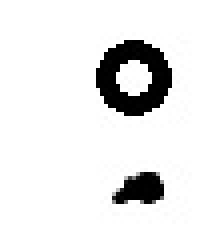
//> input picture cvtest/cvtest/rawdata/test/left_testframe.jpg, 50 x 60 px (shown 4 times larger)
$ ./panorama   (built with g++ and OpenCV 4)
//> lines starting //> are read from the running program, lines starting //| are printed output that depends on the picture
### cvtest/cvtest/Frame.h
#pragma once
#include "stdafx.h"

class Frame{

public:
	//constructor
	Frame::Frame();
	Frame::Frame(cv::Mat cimg, cv::Mat dimg, cv::Size window=cv::Size(61,30));

	void setColourImage(cv::Mat cimg);
	void setDepthImage(cv::Mat dimg);

	void storeColour(cv::Vec3b colour);
	void setLeftColour(cv::Vec3b colour);
	void setRightColour(cv::Vec3b colour);

	void storeDepthdev_window(cv::Rect window);
	void storeColourdev_window(cv::Rect window);
	void storeColourdev_window(std::vector<cv::Rect> window_x);
	void storeDepthdev_window(std::vector<cv::Rect> window_x);
	void storeDominantColour(cv::Vec3b colour);
	void storeLeftMarker(cv::Rect roi);
	void storeRightMarker(cv::Rect roi);

	std::vector<cv::Vec3b> getColours();
	std::vector<cv::Rect> getDepthDeviations();
	std::vector<cv::Rect> getColorDeviations();

	int getSequenceVal();
	int getWindowWidth();
	cv::Size getWindowSize();
	cv::Mat getColourImage();
	cv::Mat getDepthImage();
	cv::Rect getLeftMarker();
	cv::Rect getRightMarker();
	cv::Vec3b getDominantColour();
private:

public:
	cv::Mat colourimg;
	cv::Mat depthimg;
private:
	cv::Rect left_marker, right_marker;
	int sequence;
	cv::Size windowsize;
	cv::Vec3b leftcolour, rightcolour;
	cv::Vec3b dominant_colour;

	std::vector<cv::Vec3b> colours;
	std::vector<cv::Rect> depthdev_xs;
	std::vector<cv::Rect> colourdev_xs;

};

### cvtest/cvtest/ColorProcessor.h
#pragma once

#include "stdafx.h"
#include "opencv2/features2d/features2d.hpp";
#include "opencv2/nonfree/features2d.hpp";
#include "opencv2/nonfree/nonfree.hpp"
#include "opencv2/core/core.hpp"
#include "opencv2/highgui/highgui.hpp"
#include "opencv2/core/core.hpp"


class ColorProcessor{
//public functions
public:
	//constructor
	ColorProcessor::ColorProcessor();

	cv::Mat RGB2HSV(cv::Mat RGBsrc);

	cv::Mat findInterestPoints(cv::Mat src);
	cv::Mat getHueImage(cv::Mat rgbsrc);
	cv::Mat getValueImage(cv::Mat hsvsrc);
	cv::Mat getSaturationImage(cv::Mat hsvsrc);
	std::pair<cv::Rect,cv::Rect> getMarkers(cv::Mat marker, cv::Mat frame);

	cv::Mat getHistogram(cv::Mat src);
	cv::Mat getHueHistogram(cv::Mat Huesrc);
	cv::Mat DilateRegionFilling(cv::Mat img);

	cv::Mat displayDepthGraph(cv::Mat data);
	cv::Mat displayColor(cv::Vec3b colorval);

	std::vector<cv::Mat> findDx(cv::Mat src, cv::Mat graph, int window_width);
	std::vector<cv::Vec4i> HoughLines(cv::Mat src);

	void reduceColor64(cv::Mat& src, cv::Mat& dst);
	std::vector<cv::Vec3b> GetClassesColor(cv::Mat src, int k, int iteration);
	cv::Mat ColorClusteredImg(cv::Mat src, int k, int iteration);


//private functions
private:
	double ColorProcessor::calcStandardDeviation(cv::Mat src, int window_width, int startx);
	std::vector<cv::KeyPoint> getInterestPoints(cv::Mat src);
	cv::Rect MatchingKeypoints(cv::Mat img1, cv::Mat img2, std::vector<cv::KeyPoint> keypoints_1, std::vector<cv::KeyPoint> keypoints_2);
	cv::Rect getInterestObject(cv::Mat object, cv::Mat scene);

//public variables
public:

//private variables
private:

};

### cvtest/cvtest/depthPlaneDetector.h
#include "stdafx.h"
#include <cv.h>
#include <highgui.h>
#include <iostream>
#include <fstream>
#include <sstream>
#include <cmath>
#include <fstream>
#include <math.h>
#include <time.h>

#include <utility>
#include <iostream>

class depthPlaneDetector{
	//public functions
	public :
		//constructor
		depthPlaneDetector();
		depthPlaneDetector(cv::Mat* input, int w_ksize, int h_ksize);

		double calcStandardDeviation(cv::Mat* input, cv::Size ksize, int start, int starty);
		cv::Size getWindowsize();
		cv::Mat	getReferenceImage();
		float getStandardDeviation();
		void setWindowsize(cv::Size ksize);
		cv::Mat	searchDeviationDx(cv::Mat input);
		cv::Mat displayDepthGraph(cv::Mat data, int startx,int starty);

		void setFoundKeyPt(bool found);
		bool isKeyPtFound();

	//private functions
	private :

		void saveDepthFrame(const char* filename, cv::Mat* image, int framecount);

	//public variables
	public :
		int x,y;

	//private variables
	private :
		bool foundKeyPt;
		float mean;
		float std_dev;
		cv::Size windowsize;
		cv::Mat* image;
};

### cvtest/cvtest/ImgRegistration.h
#pragma once
#include "stdafx.h"
#include "depthPlaneDetector.h"

#include <pcl/sample_consensus/ransac.h>
#include <pcl/sample_consensus/sac_model_plane.h>
#include <pcl/common/common_headers.h>

class ImageRegistration{
	//public function
public :
	//constructor
	ImageRegistration::ImageRegistration();
	ImageRegistration::ImageRegistration(cv::Size winsize);

	void multipeakstitch(cv::Mat image1, cv::Mat image2);
	cv::Mat inverse_dft(cv::Mat* complex_src);
	std::vector<cv::Mat> dft(cv::Mat* img);
	cv::Mat stitch(cv::Mat img1, cv::Mat img2, int stitchx, int stitchy);
	double getCrossVal();
	double ImageRegistration::calcCrossVal(cv::Mat img1, cv::Mat img2, int offx, int offy, cv::Size window);

	std::pair<int,int> getColorOffset(cv::Mat img1, cv::Mat img2, int start_winx, int start_winy, cv::Size window_size);
	std::pair<int, int> convertOffset(cv::Size src, cv::Size targ, int offsetx, int offsety);
	std::pair<std::pair<int,int>,double> Norm_CrossCorr(cv::Mat L_src, cv::Mat R_src, int startx, int starty, cv::Size window);

	pcl::PointCloud<pcl::PointXYZ>::Ptr RANSAC(pcl::PointCloud<pcl::PointXYZ>::Ptr inputcloud);
	pcl::PointCloud<pcl::PointXYZ>::Ptr cvtMat2Cloud(cv::Mat* src);
	cv::Mat cvCloud2Mat(pcl::PointCloud<pcl::PointXYZ>::Ptr cloud);

	//private function
private :
	void reMap2(cv::Mat& src, cv::Mat& dst);
	void	saveDepthFrame(const char* filename, cv::Mat* image, int framecount);
	double	calcNCC(cv::Mat ref, cv::Mat target, int offsetx, int offsety, cv::Size window);


	//public variables
public :


	//private variables
private :
	const static int VGA_WIDTH = 640;
	const static int VGA_HEIGHT = 480;
	const static int QQVGA_WIDTH = 160;
	const static int QQVGA_HEIGHT = 120;
	double ncc_val;
	std::pair<int,int>	offset_coord;
	std::vector<cv::Mat> complex_img;
	cv::Mat mag_img;
	depthPlaneDetector planedetector;

};

### cvtest/cvtest/stdafx.h
// stdafx.h : include file for standard system include files,
// or project specific include files that are used frequently, but
// are changed infrequently
//

#pragma once

#include "targetver.h"

#include <stdio.h>
#include <tchar.h>


#include <cv.h>
#include <DepthSense.hxx>
#include <highgui.h>
#include <sstream>
#include <cmath>
#include <iostream>
#include <fstream>
#include <math.h>
#include <time.h>
#include <utility>
#include <iostream>

### cvtest/cvtest/panorama.cpp
// cvtest.cpp : Defines the entry point for the console application.
//

#include "stdafx.h"
#include <cv.h>
#include <highgui.h>
#include <opencv2\stitching\stitcher.hpp>
#include <sstream>
#include <cmath>
#include <iostream>
#include <fstream>
#include <math.h>
#include <time.h>

#include <utility>
#include <iostream>

std::vector<cv::Mat> testdft(cv::Mat* img);
void reMap2(cv::Mat& src, cv::Mat& dst);
cv::Mat inverse_dft(cv::Mat* complex_img);
cv::Mat stitch(cv::Mat img1, cv::Mat img2, int x, int y);
void multipeakstitch(cv::Mat img1, cv::Mat img2);
std::pair<std::pair<int,int>,float> Norm_CrossCorr(cv::Mat imgleft, cv::Mat imgright, double wcoverage, double hcoverage);

// [18 lines left out: function getHistogram, not called in this run]

/**
* calculates the normalized cross-correlation between the reference image and the target image.
* A single run of this function only produces one cross-correlation value for a single translation.
* Normalized cross correlation formula used is :
* Encc = (E[I0(xi) - ^I0][I1(xi+u) - ^I1])/(Sqrt(E[I0(xi) - ^I0]^2[I1(xi) - ^I1]^2))
*
* Excerpt taken from Computer Vision: Algorithms and Applications by Richard Szeliski
**/
float calcNCC(cv::Mat reference, cv::Mat target, int offx=0, int offy=0, double wcoverage=1.0, double hcoverage=1.0){
	//this assumes both images are of the same size, as the system uses the same sensor capturing time-series images
	//The offset of the target image from the reference image
	//the referencing image
	cv::Mat ref = reference;//I1
	//the target image
	cv::Mat targ = target;//I0
	if(ref.channels() != targ.channels()){
		std::cout << "two images have different number of channels!\n" << std::endl;
		return 0;
	}

	int startx = ref.cols - (ref.cols*wcoverage);
	int starty = ref.rows - (ref.rows*hcoverage);
	int offsetx = offx;
	int offsety = offy;

	float ref_val, targ_val;
	float corr_val, norm_corr_val1, norm_corr_val2, ref_nval, targ_nval;

	//tries and calculate the mean of the overlapping patch of image
	if(ref.channels() == 1){
		 //calculate mean of each images
		//mean for target image, the image that moves, mean of whole image
		for( int j = 0; j < ((targ.cols-offx-startx)); j++ ){
			for(int i = 0; i < (targ.rows-offy-starty); i++){
				targ_nval += (int) targ.at<uchar>(i,j);
			}
		}

		 //printf("targ_nval : %f, N is %f",targ_nval, (double) ((targ.cols-offx)*(targ.rows-offy)) );

		 //^I = sumof I0(x)/N
		 targ_nval /= ((targ.cols-offx-startx)*(targ.rows-offy-starty));

		//mean for reference image, the image that stay stationary, mean of the overlayyed image
		 for(int j = startx + offx; j < ref.cols; j++){
			 for(int i = starty + offy; i < ref.rows; i++){
				 //ref is the one only calculating the area of overlapping
				 ref_nval += (int) ref.at<uchar>(i,j);
			 }
		 }

		 ref_nval /= ((ref.cols-startx-offx)*(ref.rows-starty-offy));

	}


	 //calculate Ecc in that window with the given image mean
	 if(ref.channels() == 1){

		 for(int j = startx + offsety; j < ref.cols; j++){
			 for(int i = startx + offsetx; i < ref.rows; i++){
				corr_val += ((int) ref.at<uchar>(i,j) - ref_nval)*((int) targ.at<uchar>(i,j) - targ_nval);
				norm_corr_val1 += ( (double) ((int) ref.at<uchar>(i,j) - ref_nval) );
				norm_corr_val2 += ( (double) ((int) targ.at<uchar>(i,j) - targ_nval) );
			 }
		 }
	 }

	//printf("corr val : %f, norm_corr_val1 : %f, norm_corr_val2 : %f\n", corr_val, norm_corr_val1, norm_corr_val2);

	 float Ecc = corr_val / std::sqrt( std::pow(norm_corr_val1,2)*std::pow(norm_corr_val2, 2) );
	//printf("at offset_coord (%d,%d), Ecc : %f\n", offsetx, offsety, Ecc);
	if(Ecc > 1 || Ecc < -1){
		printf("Ecc %d\n", Ecc);
		cv::waitKey(0);
	}

	//return value should be in the range of [-1,1]
	return Ecc;
}

/**
*	Calculates normalized cross-correlation between two image with the given window coverage in percentage,
*	that is, the value must be between 0 to 100
*	Output is the highest cross-correlation value within the given window.
**/
std::pair<std::pair<int,int>,float> Norm_CrossCorr(cv::Mat imgleft, cv::Mat imgright, double wcoverage, double hcoverage){
	std::vector<float> corr_list = std::vector<float>();
	std::vector<std::pair<int,int>> coords = std::vector<std::pair<int,int>>();
	std::pair<int,int> coord = std::pair<int,int>();

	std::vector<std::pair<std::pair<int,int>,float>> result = std::vector<std::pair<std::pair<int,int>,float> >();
	//std::vector<std::pair<std::pair<int,int>,float>> peaks = std::vector<std::pair<std::pair<int,int>,float> >();
	float corr = 0;
	int finalx, finaly = 0;
	//calculate corr based on the percentage of coverage
	printf("wcoverage : %d, hcoverage : %d\n", (int) (((double) imgleft.cols)*wcoverage), (int) (((double) imgleft.rows)*hcoverage));
	int coverx = (int) imgleft.cols - (((double) imgleft.cols)*wcoverage);
	int covery = (int) imgleft.rows - (((double) imgleft.rows)*hcoverage);

	for(int offsety = covery; offsety < (imgleft.rows); offsety++){
		for(int offsetx = coverx; offsetx < (imgleft.cols); offsetx++){
			float corrval = calcNCC(imgleft, imgright, offsetx, offsety, wcoverage, hcoverage);
			if(corrval < -1 || corrval > 1){

				printf("coorval : %f, offsetx : %d, offsety : %d\n", corrval, offsetx, offsety);
			}
			//printf("current coord (%d,%d), corrval : %f\n", offsetx, offsety, corrval);

			coord = std::make_pair(offsetx,offsety);
			result.push_back(std::make_pair(coord, corrval));

		}
	}

	//look for the highest peak and return it
	for(int i = 0; i < result.size(); i++){
		if(corr < result[i].second){
			finalx = result[i].first.first;
			finaly = result[i].first.second;
			corr = result[i].second;
		}
	}
	printf(" biggest corr : %f, coord (%d,%d)\n", corr, finalx, finaly);

	return std::make_pair(std::make_pair(finalx,finaly),corr);
}

/**
 * Remaps the image to be in the size of power of 2. This is important as Danielson-Lanczos Lemma needs matrices with size in the power of 2
 * If the input image size is not in the power of 2, zeros-padding will be added to the size of the nearest power of 2
 */
// [51 lines left out: function reMap, not called in this run]

/**
 * receives an image and do bit reversal on all its values for both dimensions.
 * This refers to the excerpt from Numerical Recipes in C where the splitting of the term is.
 * By doing a right bit reversion, the terms are actually broken down into individual terms that can be applied FFT on.
 *
 **/
// [82 lines left out: functions bitReversal, FFT, not called in this run]


/**
 *	Perform FFT on a matrix
 **/
// [39 lines left out: function FFT, not called in this run]


int main(int argc, TCHAR* argv[])
{
	clock_t timer;
	timer = clock();
	//target image is the one not moving
	cv::Mat img1 = cv::imread("rawdata\\test\\left_testframe.jpg", CV_LOAD_IMAGE_GRAYSCALE);
//> img1 is the input picture: 60 rows x 50 cols, CV_8UC1; min 0, max 255, mean 230.3
	cv::Mat dept1 = cv::imread("rawdata\\setthree_with_markers\\4depthframe.jpg");
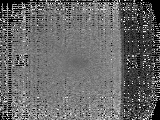
//> input picture cvtest/cvtest/rawdata/setthree_with_markers/4depthframe.jpg, 160 x 120 px
//> dept1 is the input picture: 120 rows x 160 cols, CV_8UC3; min 0, max 255, mean 104.5
	//the reference image that is checked for a certain patch
	cv::Mat img2 = cv::imread("rawdata\\test\\right_testframe.jpg",CV_LOAD_IMAGE_GRAYSCALE);
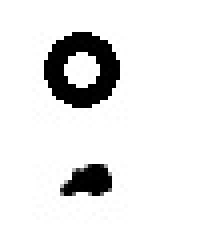
//> input picture cvtest/cvtest/rawdata/test/right_testframe.jpg, 50 x 60 px (shown 4 times larger)
//> img2 is the input picture: 60 rows x 50 cols, CV_8UC1; min 0, max 255, mean 230.3

	cv::GaussianBlur(img1, img1, cv::Size(21,21), 0, 0);
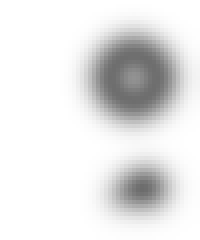
//> img1: 60 rows x 50 cols, CV_8UC1 (shown 4 times larger); min 108, max 255, mean 230.3
	cv::GaussianBlur(img2, img2, cv::Size(21,21), 0,0);
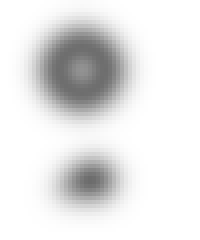
//> img2: 60 rows x 50 cols, CV_8UC1 (shown 4 times larger); min 108, max 255, mean 230.3

	cv::Mat* target = &img2;
	cv::Mat* ref = &img1;
	//multipeakstitch(img1,img2);
	std::pair<std::pair<int,int>, float> result = Norm_CrossCorr(*ref,*target,1.0,1.0);
//| wcoverage : 50, hcoverage : 60
//> the loop in Norm_CrossCorr, `for(int offsety = covery; offsety < (imgleft.rows); offsety++)` made 60 passes
//> coord on passes 1 to 12: (49, 0), (49, 1), (49, 2), (49, 3), (49, 4), (49, 5), (49, 6), (49, 7), (49, 8), (49, 9), (49, 10), (49, 11)
//> after the loop in Norm_CrossCorr, `for(int offsety = covery; offsety < (imgleft.rows); offsety++)`: result = 3000 items
//> after the loop in Norm_CrossCorr, `for(int i = 0; i < result.size(); i++)`: finalx = 0
//|  biggest corr : 0.000000, coord (0,0)
	cv::Mat corresult = stitch(*ref,*target, result.first.first, result.first.second);
	std::ostringstream stream;
	stream << "rawdata\\result\\";
	stream << "nccstitch.jpg";
	cv::String filename = stream.str();
	cv::imwrite(filename, corresult);
	timer = clock() - timer;
	printf("Total program runtime %f\n",((float) timer/CLOCKS_PER_SEC) );
	cv::waitKey(0);
}

// [49 lines left out: function multipeakstitch, not called in this run]

cv::Mat stitch(cv::Mat img1, cv::Mat img2, int x, int y){
	cv::Mat final(cv::Size(img1.cols + img2.cols - (img1.cols-x), img1.rows + img2.rows - (img1.rows-x)),CV_8UC1);
	cv::Mat roi1(final, cv::Rect(0, 0,  img2.cols, img2.rows));
	cv::Mat roi2(final, cv::Rect(x, y, img1.cols, img1.rows));
	img1.copyTo(roi1);
	img2.copyTo(roi2);

	imshow("stitch", final);
	cv::waitKey(0);

	return final;
}

// [12 lines left out: function inverse_dft, not called in this run]

/**
 * returns the dft result and the magnitude image in a vector
 *
 **/
// [46 lines left out: function testdft, not called in this run]

/**
 * Rearranges the quadrants where the first and third are swap, as well as the second and fourth swapped
 */
// [21 lines left out: function reMap2, not called in this run]
